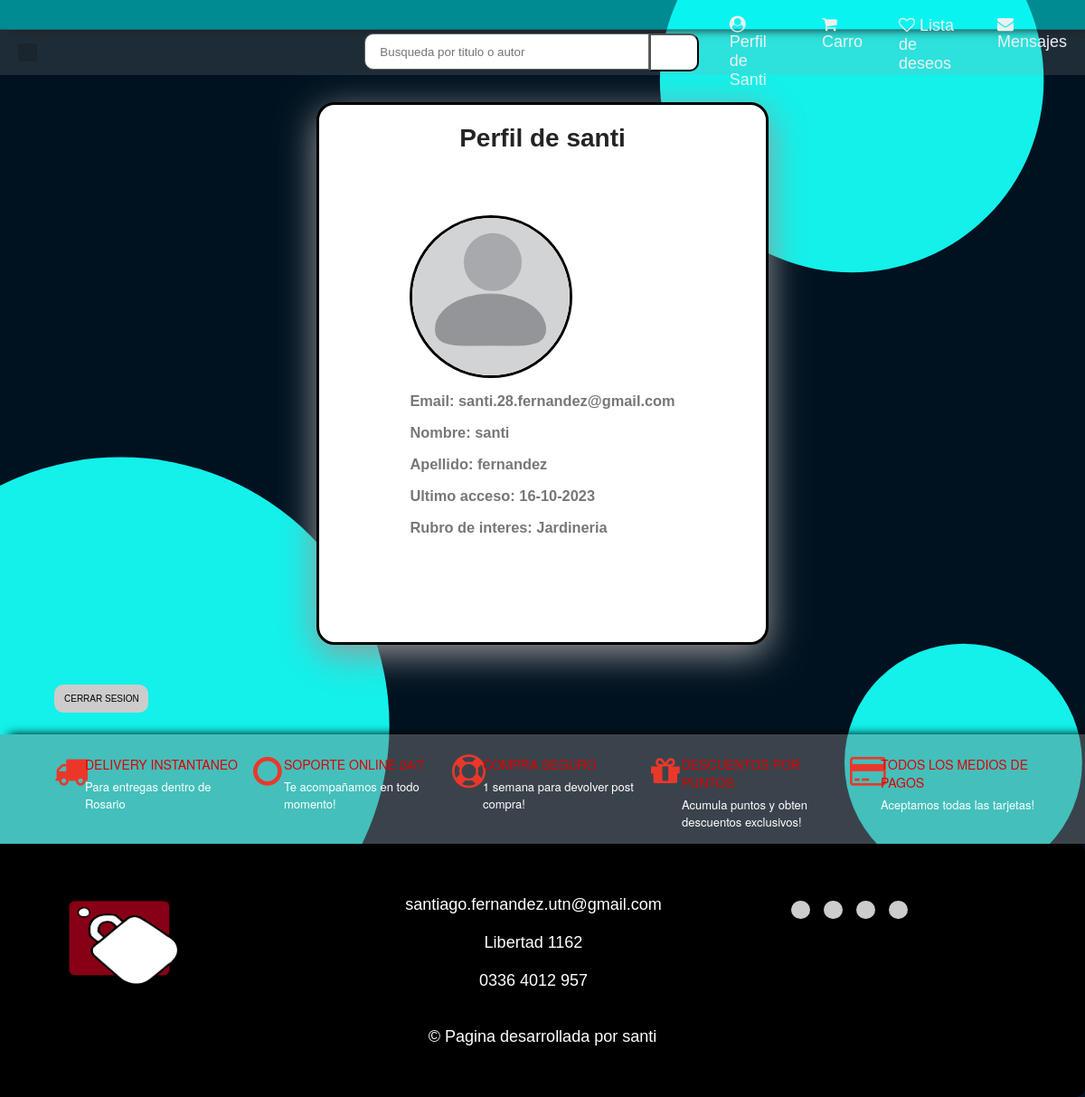
/user/ (signed in), run on an earlier commit of the app's database.
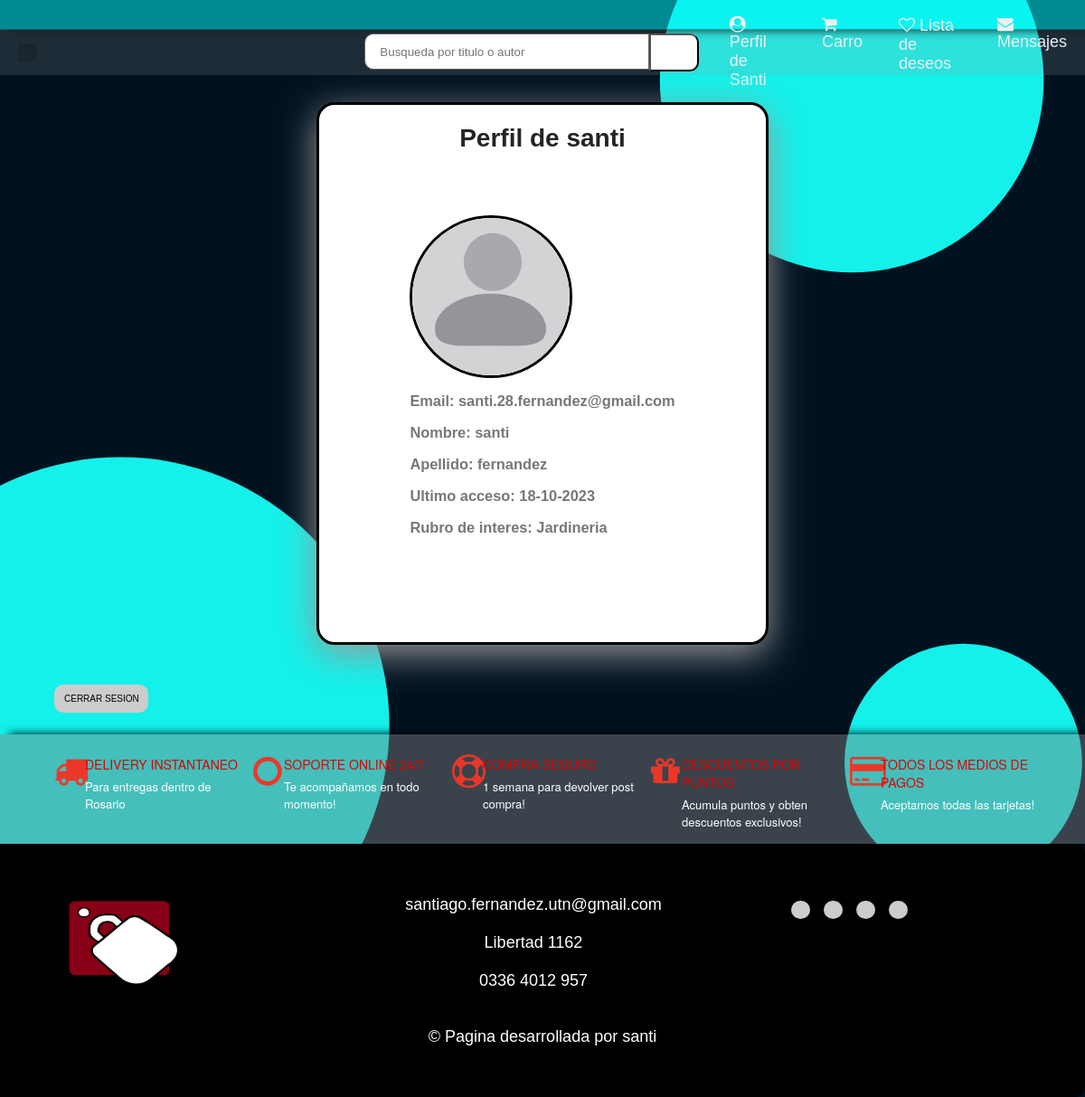
And on a later commit of the database.
### clients/models.py (models this page shows)
class ClientModel(AbstractUser):
    cuit = models.CharField(max_length=11)
    business_line = models.CharField(choices=BusinessLineChoices.choices, max_length=128, default=BusinessLineChoices.OTROS.value)
    business_line_interes = models.CharField(choices=BusinessLineChoices.choices, max_length=128, default=BusinessLineChoices.OTROS.value)
    is_seller = models.BooleanField(default=False)
    is_buyer = models.BooleanField(default=True)
    state = models.CharField(max_length=128,blank = True, null = True)
    city = models.CharField(max_length=128,blank = True, null = True)
    postal_code = models.CharField(max_length = 4,blank = True, null = True)
    phone_number = models.CharField(max_length = 64)
    avatar = models.ImageField(upload_to="avatar", null = True, blank = True)

### user/views.py (the view, shortened to what this page needs)
# urls.py: path('', UserView.as_view(), name="user"),
class UserView(View):
    def get(self, request):
        user = self.request.user
        return render(request, "user.html", {"user": user})

### templates/user.html (shortened to what this page needs)
{%extends "home.html"%}
{% load humanize %}
{%block content%}
<div class="profile-card">
<div class="title"> <h1>Perfil de {{ user.username }} </h1></div>
  <div class="profile-description">
    <br><br><br><br>
    <div class="profile-picture"><img src="{{ user.avatar.url }}"
      alt="imagen de perfil"  class="profile-image"></div>
    <br>
    <div class="div1"> <h3> Email: {{ user.email }} </h1> </div><br>
      <div class="div1"> <h3> Nombre: {{ user.first_name }} </h1> </div><br>
      <div class="div1"> <h3> Apellido: {{ user.last_name }}</div><br>
    <div class="div1"> <h3> Ultimo acceso: {{ user.last_login|date:"d-m-Y" }}
      </h1> </div><br>
    <div class="div1"> <h3> Rubro de interes: {{ user.business_line_interes }}
      </h1> </div>
    <br><br><br><br><br><br>
  </div>
</div>
<a href="{% url 'logout' %}"><button type="button"class="icon-button-user"id="python-button" data-lang="python">
  CERRAR SESION</button></a>
{%endblock content%}

### templates/home.html (shortened to what the changed rows need)
<html>
  <head>
    {% load static %}
    <link rel="stylesheet" href="https://cdnjs.cloudflare.com/ajax/libs/font-awesome/4.7.0/css/font-awesome.min.css">
    <link rel="stylesheet" href="{% static 'css/home.css' %}" type="text/css" />
    <link rel="stylesheet" href="{% static 'css/user.css' %}" type="text/css" />
    <link rel="stylesheet" href="{% static 'css/cart.css' %}" type="text/css" />
    <link rel="stylesheet" href="{% static 'css/signup.css' %}" type="text/css" />
    <link rel="stylesheet" href="{% static 'css/publication.css' %}" type="text/css" />
    <link rel="stylesheet" href="{% static 'css/chat.css' %}" type="text/css" />
    <link rel="stylesheet" href="{% static 'css/payment.css' %}" type="text/css" />
    <link rel="stylesheet" href="{% static 'css/products.css' %}" type="text/css" />
    {% load humanize %}
  </head>
  <body>
    <div class="nav">
      <div class="nav-links">
          {% if user.is_authenticated %}
            <a href="/user/"><i class="fa fa-user-circle" aria-hidden="true"></i> Perfil de {{ user.username |capfirst }}</a>
            <a href="{%url 'cart'%}"><i class="fa fa-shopping-cart" aria-hidden="true"></i> Carro
            </a>
            <a class="head1mr" href="#"><i class="fa fa-heart-o" aria-hidden="true"></i> Lista de deseos </a>
            <a href="{%url 'chat' %}"><i class="fa fa-envelope"></i> Mensajes</a>
          {% else %}
            <a href="/login/"><i class="fa fa-user-circle-o" aria-hidden="true"></i> Iniciar sesion </a>
          {% endif %}
      </div>
  </div>
    {% block content %}
    {% endblock content %}
  </body>
</html>

What changed in the data, as far as the page shows it:
changed ClientModel "santi": last_login "16-10-2023" → "18-10-2023"
